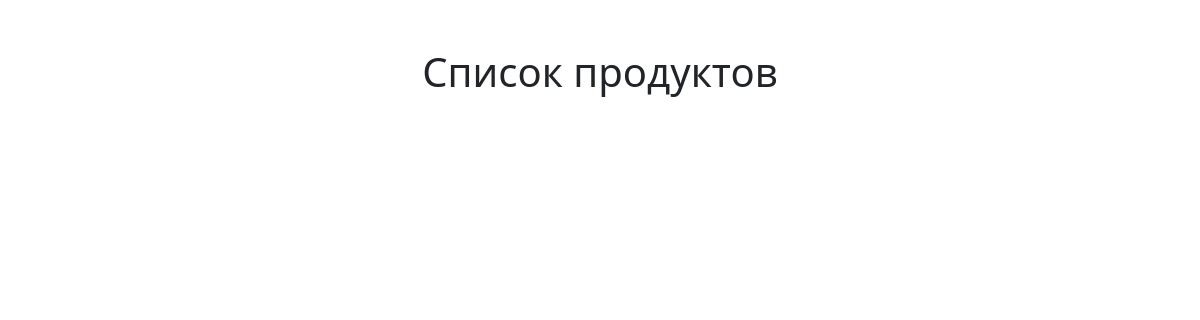
Page /catalog/products/ on the earlier database version.
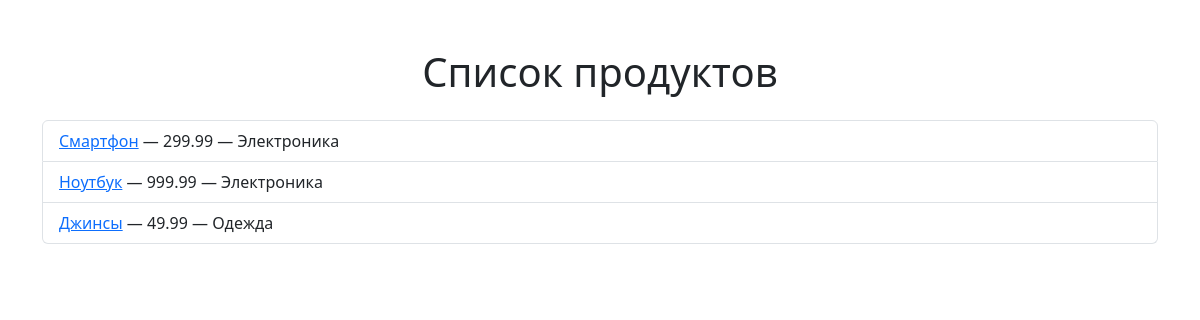
Same page on the later database version.
### catalog/models.py (models this page shows, shortened)
class Product(models.Model):
    name = models.CharField(max_length=100, verbose_name="Название продукта")
    price = models.DecimalField(max_digits=10, decimal_places=2, verbose_name="Цена")
    category = models.ForeignKey(Category, on_delete=models.CASCADE, verbose_name="Категория")
    stock = models.IntegerField(default=0, verbose_name="Количество на складе")
    class Meta:
        verbose_name = "Продукт"
        verbose_name_plural = "Продукты"

class Category(models.Model):
    name = models.CharField(max_length=100, verbose_name="Название категории")
    class Meta:
        verbose_name = "Категория"
        verbose_name_plural = "Категории"

### catalog/views.py (the view)
# urls.py: path('products/', product_list, name='product_list'),
def product_list(request):
    categories = Category.objects.all()
    products = Product.objects.filter(stock__gt=0)  # Фильтруем продукты
    context = {
        'categories': categories,
        'products': products,
    }
    return render(request, 'catalog/product_list.html', context)

### templates/catalog/product_list.html (shortened to what this page needs)
<!DOCTYPE html>
<html>
<head>
    <link href="https://cdn.jsdelivr.net/npm/bootstrap@5.3.0/dist/css/bootstrap.min.css" rel="stylesheet">
</head>
<body>
    <div class="container mt-5">
        <h1 class="text-center mb-4">Список продуктов</h1>
        <ul class="list-group">
            {% for product in products %}
                <li class="list-group-item">
                    <a href="{% url 'product_detail' product.id %}">{{ product.name }}</a> — {{ product.price }} — {{ product.category.name }}
                </li>
            {% endfor %}
        </ul>
    </div>
</body>
</html>

Differences in the rows shown:
added Product: name "Смартфон", price "299.99", category.name "Электроника"
added Product: name "Ноутбук", price "999.99", category.name "Электроника"
added Product: name "Джинсы", price "49.99", category.name "Одежда"
